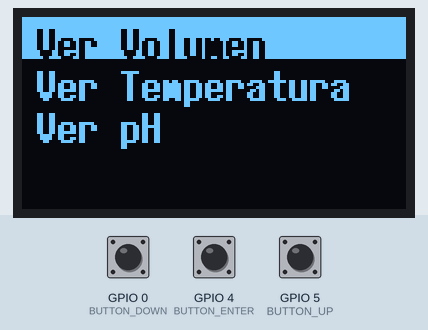
A sketch run on a simulated ESP8266 (NodeMCU). Parts: 128×64 one-colour display. Inputs (shaded band) come from the test bench; at power-on: GPIO 4 (BUTTON_ENTER) HIGH, GPIO 0 (BUTTON_DOWN) HIGH, GPIO 5 (BUTTON_UP) HIGH. WiFi joins after 1.5 s; servers stay silent unless stated; the local clock reads 2024-03-15 10:24:30 at power-on unless the sketch sets it; random numbers use the default seed unless the sketch sets one; no MQTT or app messages arrive unless stated; not simulated (calls return 0 or success): env.h; what the sketch prints to the serial monitor is not drawn.

Above: at 2.8 s.
2.9 s: GPIO 4 (BUTTON_ENTER) pulled LOW for 0.15 s
At 4.49 s:
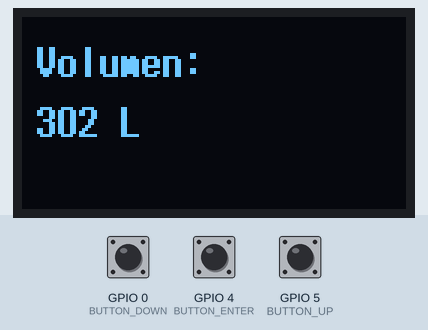
6.6 s: GPIO 4 (BUTTON_ENTER) pulled LOW for 1 s
At 7.9 s:
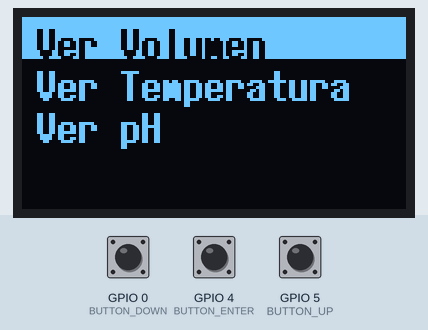
9.1 s: GPIO 0 (BUTTON_DOWN) pulled LOW for 3.2 s
At 9.23 s:
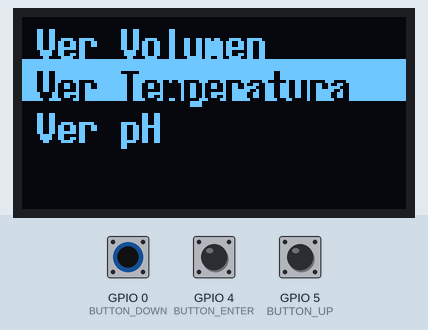
Timing chart, 0 to 12.1 s (numbered marks = the images above; inputs shaded):
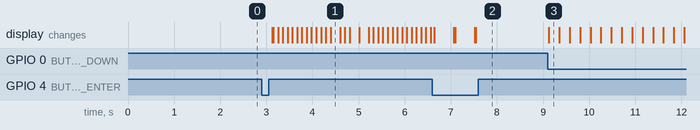

The sketch:

WaterGuard-Device-IoT.ino
```cpp
#include <U8g2lib.h>
#include <Wire.h>
#include <ESP8266WiFi.h>
#include <WiFiClientSecure.h>
#include <PubSubClient.h>
#include <ArduinoJson.h>
#include "config.h"  // Archivo de configuración para pines y credenciales
#include "env.h"     // Archivo que contiene los certificados y claves para AWS IoT

// ===== PANTALLA OLED ===== //
U8G2_SSD1306_128X64_NONAME_F_HW_I2C oledDisplay(U8G2_R0, U8X8_PIN_NONE, I2C_SCL, I2C_SDA);

// ===== VARIABLES DEL MENÚ ===== //
int menuIndex = 0;
const int menuLength = 3;
String menuItems[menuLength] = {"Ver Volumen", "Ver Temperatura", "Ver pH"};
String items[menuLength] = {"Volumen:", "Temperatura:", "Calidad (pH):"};
bool inMeasurementView = false;

// Intervalo de publicación
const long measurementInterval = 100;
const long interval = 2000;

// Zona horaria
const int8_t TIME_ZONE = -5;

// Último tiempo de envío
unsigned long lastMillisMeasurement = 0;
unsigned long lastMillis = 0;

// Objetos para comunicación segura
WiFiClientSecure net;
BearSSL::X509List cert(cacert);          // Certificado CA
BearSSL::X509List client_crt(client_cert); // Certificado del cliente
BearSSL::PrivateKey key(privkey);          // Clave privada
PubSubClient client(net);

int volume;
float temperature;
float quality;

// ===== FUNCIONES DEL MENÚ ===== //
void menuView() {
  oledDisplay.clearBuffer();
  for (int i = 0; i < menuLength; i++) {
    if (i == menuIndex) {
      oledDisplay.setDrawColor(1);
      oledDisplay.drawBox(0, i * 14, 128, 14);
      oledDisplay.setDrawColor(0);
    } else {
      oledDisplay.setDrawColor(1);
    }
    oledDisplay.setFont(u8g2_font_7x14B_tr);
    oledDisplay.setCursor(5, (i + 1) * 14);
    oledDisplay.print(menuItems[i]);
  }
  oledDisplay.sendBuffer();
}

void menuUp() {
  if (menuIndex > 0) {
    menuIndex--;
  } else {
    menuIndex = menuLength - 1;
  }
  menuView();
}

void menuDown() {
  if (menuIndex < menuLength - 1) {
    menuIndex++;
  } else {
    menuIndex = 0;
  }
  menuView();
}

void measurementView() {
  oledDisplay.clearBuffer();
  oledDisplay.setDrawColor(1);
  oledDisplay.setFont(u8g2_font_7x14B_tr);
  oledDisplay.setCursor(5, 20);
  oledDisplay.print(items[menuIndex]);
  oledDisplay.setCursor(5, 40);
  if (menuIndex == 0) {
    oledDisplay.print(volume);
    oledDisplay.print(" L");
  } else if (menuIndex == 1) {
    oledDisplay.print(temperature);
    oledDisplay.print(" °C");
  } else {
    oledDisplay.print(quality);
    oledDisplay.print(" pH");
  }
  oledDisplay.sendBuffer();
}

// ===== FUNCIONES DE SENSORES ===== //
// Generar valores aleatorios para temperatura y pH
void generateValues() {
  // Simular cambios graduales en el volumen
  baseVolume += random(-5, 6) * volumeChangeRate;
  if (baseVolume < 100) baseVolume = 100; // Evitar que caiga por debajo de 100 cm
  if (baseVolume > 500) baseVolume = 500; // Limitar el máximo a 500 cm
  volume = baseVolume;

  // Simular cambios graduales en la temperatura
  baseTemperature += random(-1, 2) * temperatureChangeRate;
  if (baseTemperature < 15.0) baseTemperature = 15.0; // Limitar mínimo a 15 °C
  if (baseTemperature > 40.0) baseTemperature = 40.0; // Limitar máximo a 40 °C
  temperature = baseTemperature;

  // Simular cambios graduales en la calidad (pH)
  baseQuality += random(-1, 2) * qualityChangeRate;
  if (baseQuality < 6.0) baseQuality = 6.0; // Limitar mínimo a 6.0 pH
  if (baseQuality > 9.0) baseQuality = 9.0; // Limitar máximo a 9.0 pH
  quality = baseQuality;
}

// ===== FUNCIONES DE AWS IoT ===== //
// Función de callback para mensajes recibidos
void messageReceived(char *topic, byte *payload, unsigned int length) {
  Serial.print("Recibido [");
  Serial.print(topic);
  Serial.print("]: ");
  for (int i = 0; i < length; i++) {
    Serial.print((char)payload[i]);
  }
  Serial.println();
}

// Conectar al servidor NTP y establecer la hora
void NTPConnect() {
  Serial.print("Estableciendo hora usando SNTP");
  configTime(TIME_ZONE * 3600, 0, "pool.ntp.org", "time.nist.gov");
  time_t now = time(nullptr);
  while (now < 1510592825) { // Fecha mínima: 13 de noviembre de 2017
    delay(500);
    Serial.print(".");
    now = time(nullptr);
  }
  Serial.println("¡Hecho!");
}

// Publicar datos a AWS IoT
void publishMessage() {
  StaticJsonDocument<200> doc;
  doc["volume"] = volume;
  doc["temperature"] = temperature;
  doc["quality"] = quality;
  doc["device_id"] = "tank_01";

  char jsonBuffer[200];
  serializeJson(doc, jsonBuffer);
  client.publish(AWS_IOT_PUBLISH_TOPIC, jsonBuffer);
}

// Conectar a AWS IoT Core
void connectAWS() {
  WiFi.mode(WIFI_STA);
  WiFi.begin(WIFI_SSID, WIFI_PASSWORD);

  Serial.println(String("Intentando conectar a SSID: ") + String(WIFI_SSID));

  // Esperar conexión WiFi
  while (WiFi.status() != WL_CONNECTED) {
    Serial.print(".");
    delay(500);
  }

  Serial.println("\n¡Conectado a WiFi!");

  // Conectar al servidor NTP para establecer la hora
  NTPConnect();

  // Configurar certificados y claves para comunicación segura
  net.setTrustAnchors(&cert);
  net.setClientRSACert(&client_crt, &key);

  // Configurar cliente MQTT
  client.setServer(MQTT_HOST, 8883);
  client.setCallback(messageReceived);

  Serial.println("Conectando a AWS IoT...");

  // Intentar conectar a AWS IoT Core
  while (!client.connect(THINGNAME)) {
    Serial.print(".");
    delay(500);
  }

  // Verificar si la conexión fue exitosa
  if (!client.connected()) {
    Serial.println("¡Tiempo de espera agotado al conectar a AWS IoT!");
    return;
  }

  // Suscribirse al tópico MQTT
  client.subscribe(AWS_IOT_SUBSCRIBE_TOPIC);
  Serial.println("\n¡Conectado a AWS IoT!");
}

void setup() {
  // Inicializar comunicación serial
  Serial.begin(9600);

  // Inicializar pantalla OLED
  oledDisplay.begin();
  oledDisplay.clearBuffer();
  menuView();

  // Configurar pines de botones
  pinMode(BUTTON_UP, INPUT_PULLUP);
  pinMode(BUTTON_DOWN, INPUT_PULLUP);
  pinMode(BUTTON_ENTER, INPUT_PULLUP);

  // Configurar pines del sensor de ultrasonido
  pinMode(TRIG_PIN, OUTPUT);
  pinMode(ECHO_PIN, INPUT);

  // Conectar a AWS IoT
  connectAWS();
}

void loop() {
  if (millis() - lastMillisMeasurement > measurementInterval) {
    lastMillisMeasurement = millis();
    generateValues();
  }

  // Publicar datos a intervalos regulares
  if (millis() - lastMillis > interval) {
    lastMillis = millis();
    if (client.connected()) {
      // Publish message
      publishMessage();
      Serial.print(" L, Volumen: ");
      Serial.print(volume);
      Serial.print(" cm, Temp: ");
      Serial.print(temperature);
      Serial.print(" °C, pH: ");
      Serial.println(quality);
    }else{
      Serial.print("Error de Conexion");
    }
  }

  // Control del menú
  if (digitalRead(BUTTON_UP) == LOW) {
    if(!inMeasurementView){
      menuUp();
      delay(200);
    }
  } else if (digitalRead(BUTTON_DOWN) == LOW) {
    if(!inMeasurementView){
      menuDown();
      delay(200);
    }
  } else if (digitalRead(BUTTON_ENTER) == LOW) {
    if(!inMeasurementView){
      inMeasurementView = true;
    }else{
      inMeasurementView = false;
      menuView();
    }
    delay(200);
  }

  // Mostrar las medidas continuamente si estamos en una vista de medición
  if (inMeasurementView) {
    measurementView();
  }

  // Mantener conexión MQTT
  client.loop();
}
```

config.h
```cpp
// ===== VARIABLES DE MEDICIONES ===== //
// Inicialización de valores base y variación
float baseVolume = 300; // Valor inicial aproximado para el volumen (cm)
float baseTemperature = 25.0; // Valor inicial aproximado para la temperatura (°C)
float baseQuality = 7.0; // Valor inicial aproximado para el pH
float volumeChangeRate = 0.5; // Cambio gradual en volumen
float temperatureChangeRate = 0.1; // Cambio gradual en temperatura
float qualityChangeRate = 0.05; // Cambio gradual en calidad (pH)

// ===== ULTRASONIDO ===== //
#define TRIG_PIN 15
#define ECHO_PIN 13

// ===== DISPLAY ===== //
#define SSD1306_I2C
#define I2C_ADDR 0x3C
#define I2C_SDA 14
#define I2C_SCL 12

// ===== BUTTONS ===== //
#define BUTTON_UP 5
#define BUTTON_DOWN 0
#define BUTTON_ENTER 4
```

Measured:
- after the input at 2.9 s, the display: first changes after 0.23 s (image 1 shows a later state)
- after the input at 9.1 s, the display: changes at once (image 3)
